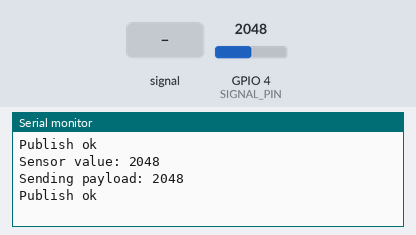
The sketch below on a simulated ESP32. On the bench: the last lines printed to the serial monitor. Inputs (shaded band) come from the test bench; at power-on: GPIO 4 (SIGNAL_PIN) = 2048. WiFi joins after 1.5 s; servers stay silent unless stated; no MQTT or app messages arrive unless stated.

Above: at 2.7 s.
2.8 s: GPIO 4 (SIGNAL_PIN) fed a 200 Hz sine of ±327 counts around its level
4.3 s: GPIO 4 (SIGNAL_PIN) set to 2866
At 5.6 s:
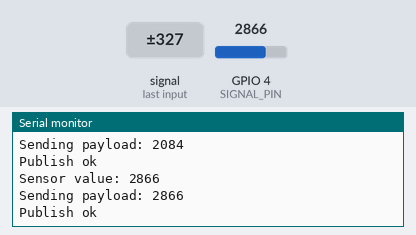
5.8 s: GPIO 4 (SIGNAL_PIN) fed a 1000 Hz sine of ±1023 counts around its level
7.3 s: GPIO 4 (SIGNAL_PIN) set to 3603
At 7.3 s:
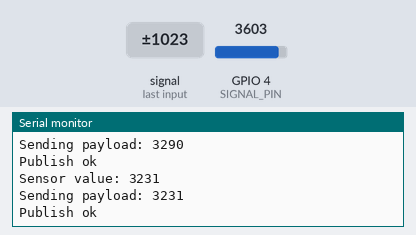
Timing chart, 0 to 9.8 s (numbered marks = the images above; inputs shaded):
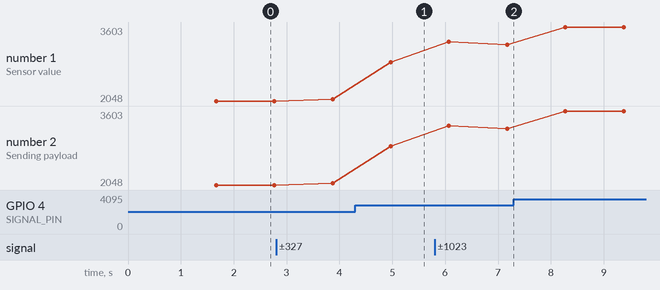

Measured:
- after the input at 4.3 s, the serial monitor: prints a new line after 0.67 s (image 1)
- plotted number 1: 2048 → 2084 after the input at 2.8 s, 2084 → 2866 after the input at 4.3 s, 2866 → 3231 after the input at 5.8 s, 3231 → 3603 after the input at 7.3 s
- plotted number 2: 2048 → 2084 after the input at 2.8 s, 2084 → 2866 after the input at 4.3 s, 2866 → 3231 after the input at 5.8 s, 3231 → 3603 after the input at 7.3 s

The sketch:

sketch_nov22b.ino
```cpp
#include "PubSubClient.h"
#include"WiFi.h"
#include"ThingSpeak.h"


#define POWER_PIN  15 // ESP32 pin GIOP18 connected to sensor's VCC pin
#define SIGNAL_PIN 4 // ESP32 pin GIOP36 (ADC0) connected to sensor's signal pin

int value = 0; // variable to store the sensor value

const char* ssid = "RDJ";
const char* password =  "12345678";

char* topic = "channels/1579671/publish/CCGLCMJ1XE0LZO8U"; //channels/<channelID>/publish/API
char* server = "mqtt.thingspeak.com";

WiFiClient wifiClient;
PubSubClient client(server, 1883, wifiClient);

void callback(char* topic, byte* payload, unsigned int length) {
  // handle message arrived
}


void setup() {
  Serial.begin(115200);
  pinMode(POWER_PIN, OUTPUT);   // configure pin as an OUTPUT
  digitalWrite(POWER_PIN, LOW); // turn the sensor OFF
  delay(10);

  Serial.println();
  Serial.print("Connecting to ");
  Serial.println(ssid);

  WiFi.begin(ssid, password);

  while (WiFi.status() != WL_CONNECTED) {
    delay(500);
    Serial.print(".");
  }
  Serial.println("");
  Serial.println("WiFi connected");
  Serial.println("IP address: ");
  Serial.println(WiFi.localIP());

  String clientName="ESP-Thingspeak";
  Serial.print("Connecting to ");
  Serial.print(server);
  Serial.print(" as ");
  Serial.println(clientName);

  if (client.connect((char*) clientName.c_str())) {
    Serial.println("Connected to MQTT broker");
    Serial.print("Topic is: ");
    Serial.println(topic);

    if (client.publish(topic, "hello from ESP32")) {
      Serial.println("Publish ok");
    }
    else {
      Serial.println("Publish failed");
    }
  }
  else {
    Serial.println("MQTT connect failed");
    Serial.println("Will reset and try again...");
    abort();
  }
}

void loop() {


  digitalWrite(POWER_PIN, HIGH);  // turn the sensor ON
  delay(100);                      // wait 10 milliseconds
  value = analogRead(SIGNAL_PIN); // read the analog value from sensor
  digitalWrite(POWER_PIN, LOW);   // turn the sensor OFF

  Serial.print("Sensor value: ");
  Serial.println(value);


//  static int counter = 0;
  String payload="field1=";
  payload+=value;
  payload+="&status=MQTTPUBLISH";

  if (client.connected()){
    Serial.print("Sending payload: ");
    Serial.println(value);

    if (client.publish(topic, (char*) payload.c_str())) {
      Serial.println("Publish ok");
    }
    else {
      Serial.println("Publish failed");
    }
  }
//  ++counter;
  delay(1000);
}
```
